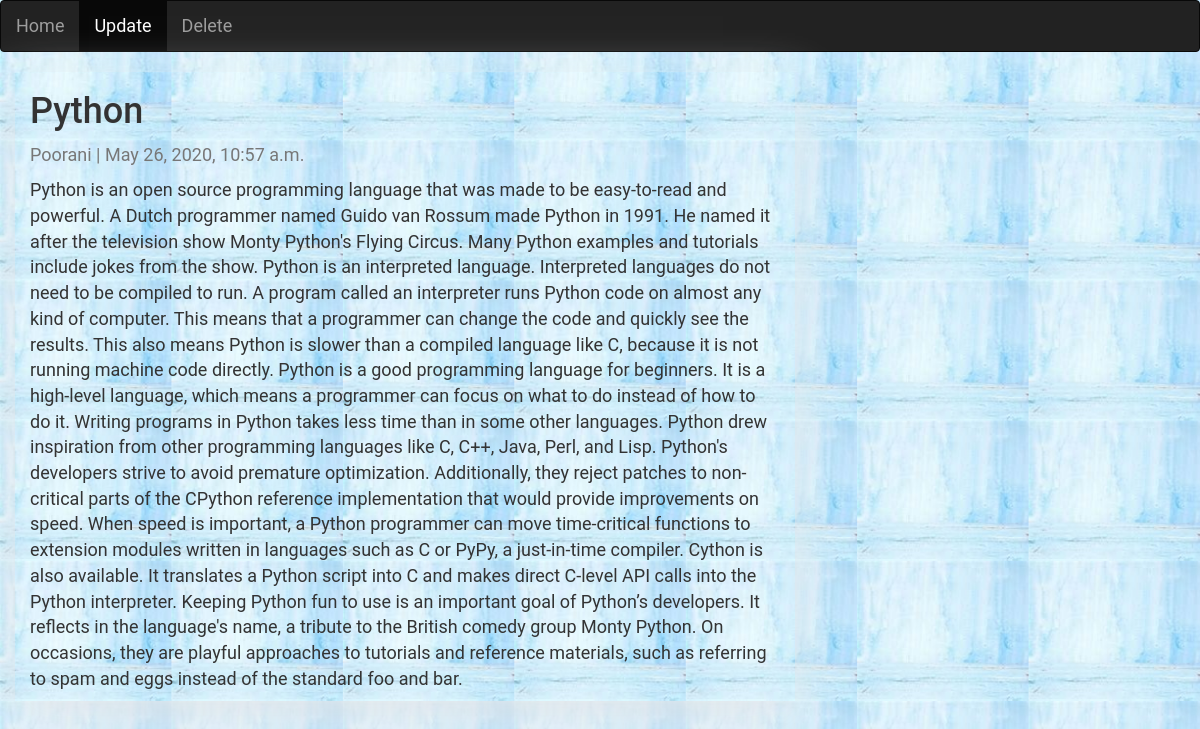
The page /post/13/ on the database its author committed.
### myblog/models.py (models this page shows, shortened)
class Post(models.Model):
    title = models.CharField(max_length=200, unique=True)
    slug = models.SlugField(max_length=200, unique=True)
    author = models.ForeignKey(User, on_delete=models.CASCADE, related_name='blog_posts')
    updated_on = models.DateTimeField(auto_now=True)
    content = models.TextField()
    created_on = models.DateTimeField(auto_now_add=True)
    status = models.IntegerField(choices=STATUS, default=0)
    class Meta:
        ordering = ['-created_on']

### myblog/views.py (the view)
# urls.py: path('post/<int:pk>/',PostDetail.as_view(), name='detail'),
class PostDetail(generic.DetailView):
       model = Post
       template_name = 'detail.html'

### myblog/templates/detail.html
{% extends 'base.html' %}
{% block content %}
<nav class="navbar navbar-inverse">
  <div class="container-fluid">
    <div class="navbar-header">
      <a class="navbar-brand" href="/">Home</a>
    </div>
    <ul class="nav navbar-nav">
      <li class="active"><a href="update/">Update</a></li>
      <li><a href="delete/">Delete</a></li>
  </div>
</nav>
<div class="container">
  <div class="row">
    <div class="col-md-8 card mb-4  mt-3 left  top">
      <div class="card-body">
        <h1>{% block title %} {{ post.title }} {% endblock title %}</h1>
        <p class=" text-muted">{{ post.author }} | {{ post.created_on }}</p>
        <p class="card-text ">{{ post.content }}</p>
      </div>
    </div>
  </div>
</div>
{% endblock content %}

### myblog/templates/base.html (shortened to what this page needs)
<!DOCTYPE html>
<html lang="en">
<head>
  <link rel="stylesheet" href="https://maxcdn.bootstrapcdn.com/bootstrap/3.4.1/css/bootstrap.min.css">
  {% load static %}
</head>
<body>
{% block content %}
{% endblock %}
</body>
</html>

### rows shown on the page
Post: title "Python", author "Poorani", created_on "May 26, 2020, 10:57 a.m.", content "Python is an open source programming language that was made to be easy-to-read and powerful. A Dutch programmer named Guido van Rossum made Python in 1991. He named it after the television show Monty Python's Flying Circus. Many Python examples and tutorials include jokes from the show. Python is an interpreted language. Interpreted languages do not need to be compiled to run. A program called an interpreter runs Python code on almost any kind of computer. This means that a programmer can change the code and quickly see the results. This also means Python is slower than a compiled language like C, because it is not running machine code directly. Python is a good programming language for…"
